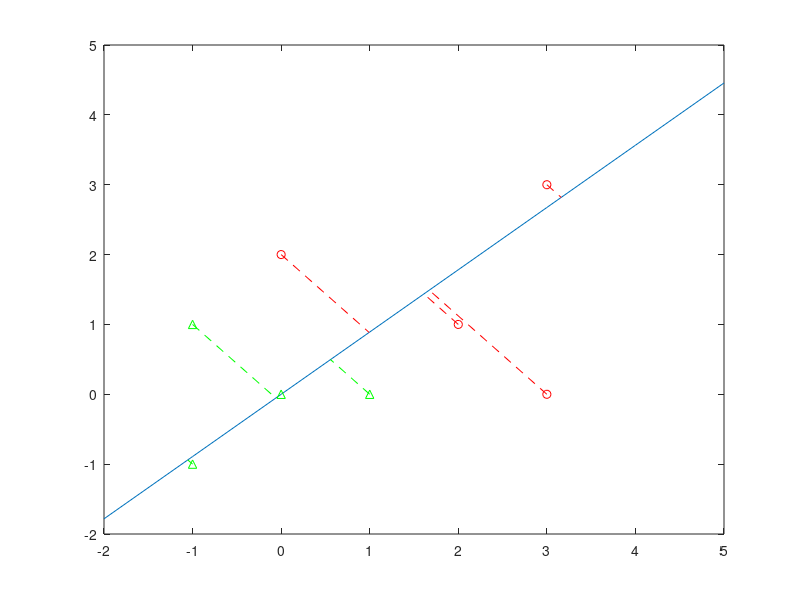

MATLAB code for this plot: (Note: this script raises an error after producing the figure.)
C1 = [[3;3] [3;0] [2;1] [0;2]];
C2 = [[-1;1] [0;0] [-1;-1] [1;0]];
UC1=[]; %<--- (mean-element) of class 1
UC2=[]; %<--- (mean-element) of class 2
u1 = mean(C1,2); %<---mean of class 1
u2 = mean(C2,2); %<---mean of class 2
for c1=C1
   d = u1-c1;
   UC1 = [UC1,d];
end
for c2=C2
   d = u2-c2;
   UC2 = [UC2,d];
end
S1 =zeros(2,2);  %<---- sum scatter matrix of class 1
S2 =zeros(2,2);  %<---- sum scatter matrix of class 2
for U = UC1 %<---to find scatter matrix sum for class 1
    A = U*U';
    S1 = S1+A;
end
for U = UC2  %<---to find scatter matrix sum for class 2
    A = U*U';
    S2 = S2+A;
end
SW = S1+S2; %<---- Total sum of SCATTER MATRIX
U = u1-u2;  %<--- differnce between mean
ISW = inv(SW); %<--- Inverse of scatter matrix
e = ISW*U;  %<--- Direction of vector of projection
m = e(2)/e(1);  %<-- slope of projection line
x = -2:1:5;
y = m*x;
plot(x,y); %<--- to print projection line
e = e/norm(e); %<-- to find unit vector in dirction of e
hold on;
Temp = [];
for i = C1
    plot(i(1),i(2),'ro');  %<--- to print point
    poL = dot(i,e);
    proP = poL*e; %<--- projected point on line
    Temp = [Temp,proP];
    plot([ i(1) proP(1)] ,[i(2) proP(2)],'r--'); %<--- to draw line
hold on;
end
for i = C2
    plot(i(1),i(2),'g^');
    poL = dot(i,e);
    proP = poL*e;
    Temp = [Temp,proP];
    plot([ i(1) proP(1)] ,[i(2) proP(2)],'g--');
end
Temp = vertcat(Temp,ones(1,length(Temp)));
C1 = vertcat(C1,ones(1,length(C1))); %<---- augmented C1
C2 = vertcat(C2,ones(1,length(C2))); %<---- augmented C2
label=[ones(1,length(C1)),-ones(1,length(C2))];
W = [0;0;0];
eta = .01;
epoc =100;
C = [C1,C2];
W = perceptron(Temp, label,epoc, eta, W);%<-- weight vector
A = W(1,1);
B = W(2,1);
CW = W(3,1);
X = [-1:1:2];
plot(X, (-CW-A*X)/B,'c'); %<--- to display classifier

eta = .01; %<-- learing rate
W = [0;0;0]; %<---- augmented weight vector
b = 1.5; %<---- margin
threshold = 0.02;
err = 10;

while (err > threshold)
    li = 0;
    for Ci = C
	li = li+1;
        err = norm(eta*(b-W'*Ci*label(li))*Ci);
        if err > threshold
	        W = W + eta*(b-W'*Ci*label(li))*Ci*label(li);
        end  
    end  
end
A = W(1,1);
B = W(2, 1);
C = W(3,1);
X = -2:1:4;
plot(X, (-C-A*X)/B,'k');
h = zeros(7, 1);
h(1) = plot(NaN,NaN,'ro');
h(2) = plot(NaN,NaN,'g^');
h(3) = plot(NaN,NaN,'b');
h(4) = plot(NaN,NaN,'r--');
h(5) = plot(NaN,NaN,'g--');
h(6) = plot(NaN,NaN,'c');
h(7) = plot(NaN,NaN,'k');

legend(h, 'Class C1','Class C2','FLDA','projection of C1 on flda','projection of C2 on flda','linear sepration of flda Data','LMS');
 
